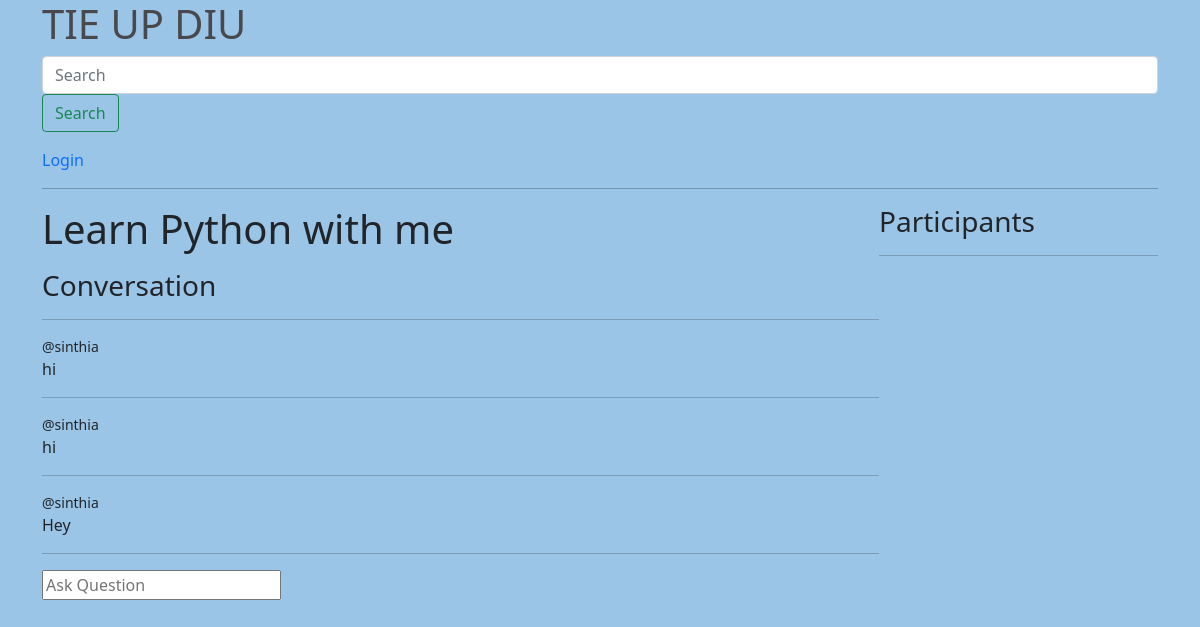
Page /room/2/ on the committed database.
### base/models.py (models this page shows, shortened)
class Room(models.Model):
    host = models.ForeignKey(User, on_delete=models.SET_NULL, null=True)
    topic =models.ForeignKey(Topic, on_delete=models.SET_NULL, null=True)
    name = models.CharField(max_length=200)
    decription = models.TextField(null=True, blank=True)
    participants= models.ManyToManyField(User,related_name='participants',blank=True)
    updated = models.DateTimeField(auto_now=True)
    Created = models.DateTimeField(auto_now_add=True)
    class Meta:
     ordering = ['-updated', '-Created']

class Message(models.Model):
    user = models.ForeignKey(User, on_delete=models.CASCADE)
    room = models.ForeignKey(Room, on_delete=models.CASCADE)
    body = models.TextField()
    updated = models.DateTimeField(auto_now=True)
    Created = models.DateTimeField(auto_now_add=True)

### base/views.py (the view, shortened to what this page needs)
# urls.py: path('room/<str:pk>/', views.room, name="room"),
def room(request, pk):
    room = Room.objects.get(id=pk)
    room_messages =  room.message_set.all().order_by('-Created')
    participants = room.participants.all()
    context = {'room': room ,'room_messages': room_messages , 'participants':participants}
    return render(request, 'base/room.html', context)

### base/templates/base/room.html (shortened to what this page needs)
{% extends 'main.html' %}
{% block content %}
<div class="room-container" >
    <div>
<h1 style="text-decoration: none; "   >
       {{room.name}}
</h1>
<div class="comment-wrapper">
     <h3 style="text-decoration: none; "  >Conversation</h3>
    <hr>
     {% for message in room_messages %}
        <div>
             <small style="text-decoration: none; "   >@{{message.user}} {{message.created|timesince}}</small>
            <p>{{message.body}}</p>
            <hr  >
        </div>
    {% endfor %}
</div>
   <div class = "comment-form">
    <form method = "POST" action="">
        <input type="text" name="body" placeholder="Ask Question" />
    </form>
   </div>
    </div>
    <div>
        <h3  style="text-decoration: none; "  >Participants</h3>
         <hr>
    </div>
</div>
{% endblock content %}

### static/styles/main.css (style rules this page uses)
body { background-color: hsla(197, 54%, 69%, 0.88); }

### base/templates/base/room.html (style rules this page uses)
.room-container { display: grid; grid-template-columns : 3fr 1fr; }

### rows in the picture
Room: name "Learn Python with me"
Message: user "sinthia", body "hi"
Message: user "sinthia", body "hi"
Message: user "sinthia", body "Hey"
